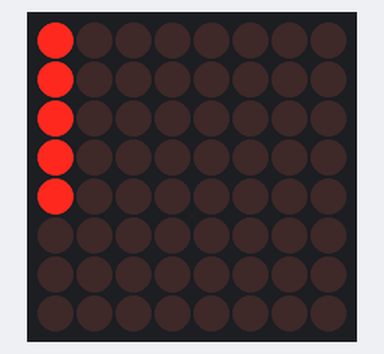
A sketch run on a simulated Arduino Uno, built with avr-gcc and run on an emulated ATmega328P. Parts: 8×8 LED matrix.

Above: at 0.1 s.
At 0.6 s:
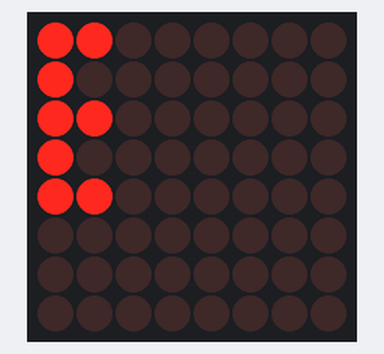
At 1.1 s:
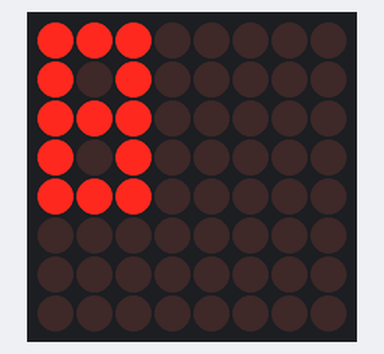

Measured:
- what the display in image 1 shows lasts 0.5 s, from 0.5 s to 1.0 s

The sketch:

Matrix_animation_by_columns.ino
```cpp
#include "LedControl.h"
LedControl lc=LedControl(12,10,11,1);
void setup() {
  lc.shutdown(0,false);
  lc.setIntensity(0,8);
  lc.clearDisplay(0);
}
byte array[3] = {B11111000,B10101000,B11111000}; //changed
void loop(){
for(int i=0; i<3; i++){  //changed
lc.setColumn(0, i, array[i]); //changed
delay(500);
}
}
```
